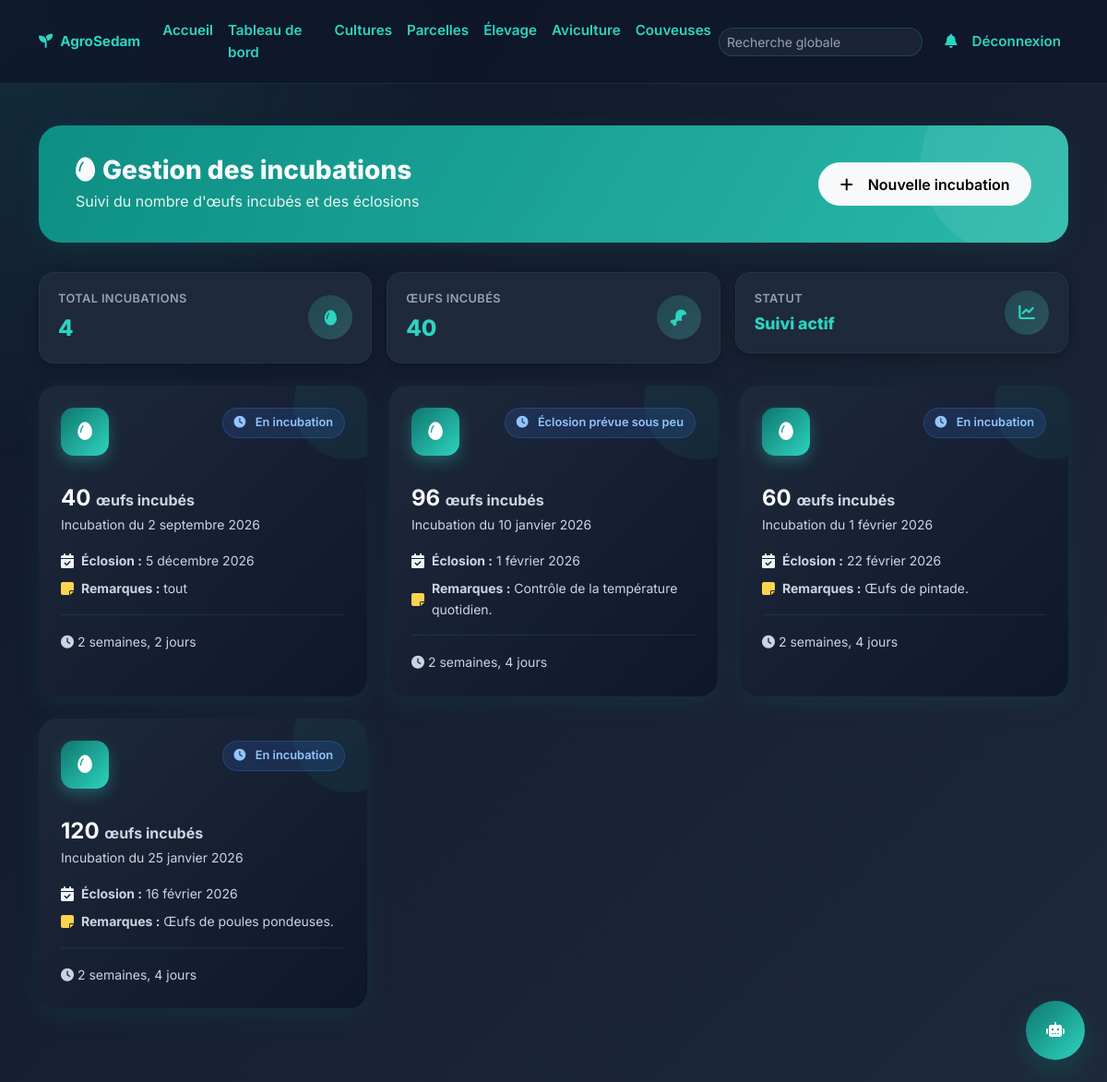
Screenshot of /incubators/ (signed in) with the database file from the repository.
### gestion/models.py (models this page shows, shortened)
class Incubator(models.Model):
    eggs_count = models.IntegerField(verbose_name="Nombre d'œufs incubés")
    incubation_date = models.DateField(verbose_name="Date d'incubation")
    hatch_date = models.DateField(blank=True, null=True, verbose_name="Date d'éclosion prévue")
    status = models.CharField(max_length=50, default='En incubation', verbose_name='Statut')
    notes = models.TextField(blank=True, verbose_name='Remarques')
    created_at = models.DateTimeField(auto_now_add=True)
    class Meta:
        verbose_name = 'Incubation'
        verbose_name_plural = 'Incubations'
        ordering = ['-created_at']

### gestion/views.py (the view)
# urls.py: path('incubators/', views.incubators_list, name='incubators'),
@login_required
def incubators_list(request):
    incubators = Incubator.objects.all()
    return render(request, 'gestion/incubators.html', {'incubators': incubators})

### templates/gestion/incubators.html (shortened to what this page needs)
{% extends 'base.html' %}
{% load static %}
{% block content %}
<div class="container py-5 page-transition">
    <div class="section-header d-flex justify-content-between align-items-center flex-wrap gap-3 fade-in-up teal">
        <div>
            <h2 class="mb-1"><i class="fas fa-egg me-2"></i>Gestion des incubations</h2>
            <p>Suivi du nombre d'œufs incubés et des éclosions</p>
        </div>
        <a class="btn btn-light" href="{% url 'incubator_create' %}"><i class="fas fa-plus me-2"></i>Nouvelle incubation</a>
    </div>
    <div class="row g-3 mb-4 fade-in-up delay-1">
        <div class="col-md-4">
            <div class="mini-stat">
                <div>
                    <div class="mini-label">Total incubations</div>
                    <div class="mini-value">{{ incubators|length }}</div>
                </div>
                <div class="icon-circle teal"><i class="fas fa-egg"></i></div>
            </div>
        </div>
        <div class="col-md-4">
            <div class="mini-stat">
                <div>
                    <div class="mini-label">Œufs incubés</div>
                    <div class="mini-value">
                        {% with total=0 %}
                        {% for inc in incubators %}{% if forloop.first %}{{ inc.eggs_count|add:0 }}{% endif %}{% endfor %}
                        {% endwith %}
                    </div>
                </div>
                <div class="icon-circle green"><i class="fas fa-drumstick-bite"></i></div>
            </div>
        </div>
        <div class="col-md-4">
            <div class="mini-stat">
                <div>
                    <div class="mini-label">Statut</div>
                    <div class="mini-value" style="font-size:1.1rem;">Suivi actif</div>
                </div>
                <div class="icon-circle blue"><i class="fas fa-chart-line"></i></div>
            </div>
        </div>
    </div>
    <div class="row g-4 fade-in-up delay-2">
        {% for incubator in incubators %}
        <div class="col-md-6 col-lg-4">
            <div class="data-card h-100">
                <div class="card-body p-4">
                    <div class="d-flex justify-content-between align-items-start mb-3">
                        <div class="card-icon teal"><i class="fas fa-egg"></i></div>
                        <span class="status-badge info"><i class="fas fa-clock me-1"></i>{{ incubator.status }}</span>
                    </div>
                    <h4 class="fw-bold mb-1">{{ incubator.eggs_count }} <span class="fs-6 text-muted">œufs incubés</span></h4>
                    <p class="text-muted small mb-3">Incubation du {{ incubator.incubation_date }}</p>
                    <div class="d-flex flex-column gap-2 mb-3">
                        <div class="d-flex align-items-center gap-2">
                            <i class="fas fa-calendar-check text-teal"></i>
                            <span class="small"><strong>Éclosion :</strong> {{ incubator.hatch_date|default:"Non définie" }}</span>
                        </div>
                        {% if incubator.notes %}
                        <div class="d-flex align-items-center gap-2">
                            <i class="fas fa-sticky-note text-warning"></i>
                            <span class="small"><strong>Remarques :</strong> {{ incubator.notes }}</span>
                        </div>
                        {% endif %}
                    </div>
                    <div class="pt-3 border-top">
                        <small class="text-muted"><i class="fas fa-clock me-1"></i>{{ incubator.created_at|timesince }}</small>
                    </div>
                </div>
            </div>
        </div>
        {% endfor %}
    </div>
</div>
{% endblock %}

### rows the page displays
Incubator: eggs_count|add "40", status "En incubation", eggs_count "40", incubation_date "2 septembre 2026", hatch_date "5 décembre 2026", notes "tout", created_at "2 semaines, 2 jours"
Incubator: status "Éclosion prévue sous peu", eggs_count "96", incubation_date "10 janvier 2026", hatch_date "1 février 2026", notes "Contrôle de la température quotidien.", created_at "2 semaines, 4 jours"
Incubator: status "En incubation", eggs_count "60", incubation_date "1 février 2026", hatch_date "22 février 2026", notes "Œufs de pintade.", created_at "2 semaines, 4 jours"
Incubator: status "En incubation", eggs_count "120", incubation_date "25 janvier 2026", hatch_date "16 février 2026", notes "Œufs de poules pondeuses.", created_at "2 semaines, 4 jours"

### other values shown
{{ incubators|length }} "4"
